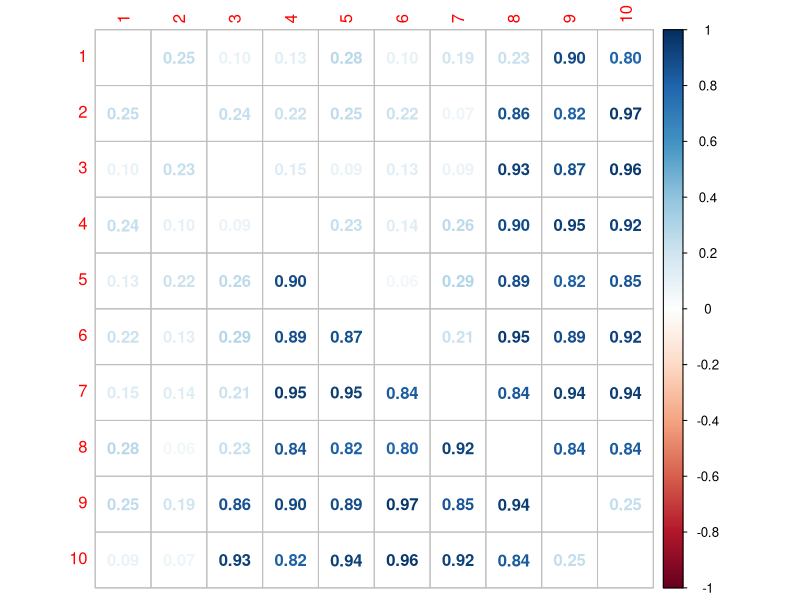
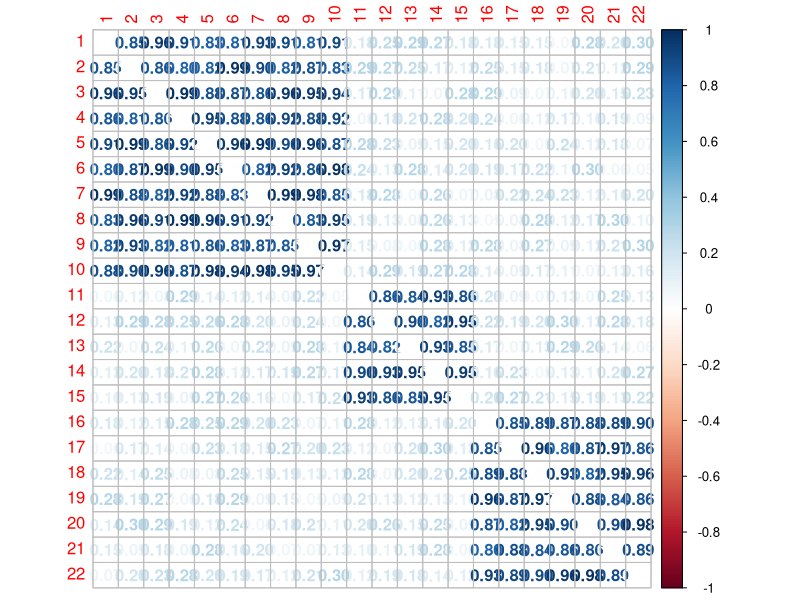
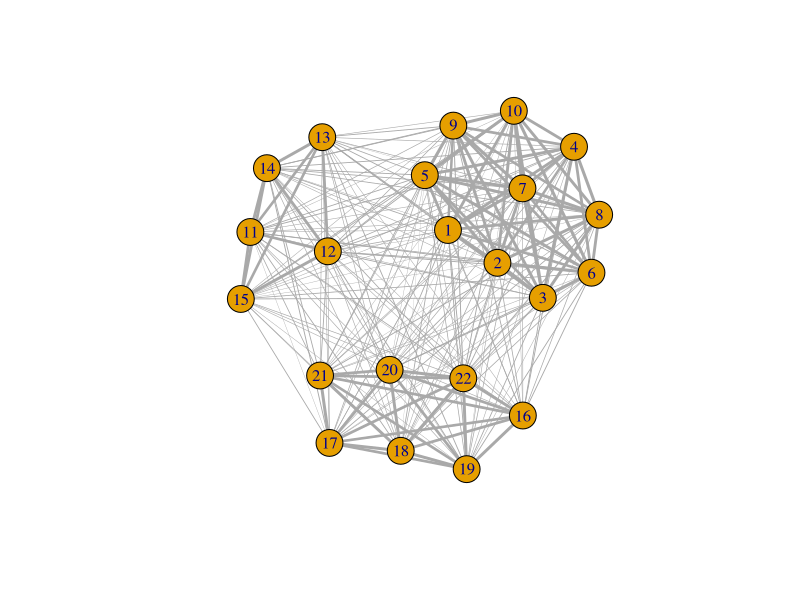

Write the R code that produced these figures, in order.
## ---- chunk 1
library("corrplot")
library("igraph")
## ---- chunk 2
synDataGenerator <- function(Lmin = 0.05, Lmax = 0.3,
                             Mmin = 0.4, Mmax = 0.7,
                             Hmin = 0.8, Hmax = 0.99,
                             nodes, Lfraction = 0.5, 
                             Mfraction = 0, Hfraction = 0.5){
  numVals = ((nodes*nodes)-nodes)/2 # the number of edges/correlation values that need to be calculated
  
  vector <- runif(numVals*Lfraction, Lmin, Lmax) # randomly choose values for lower
  vector <- append(vector, runif(numVals*Mfraction, Mmin, Mmax)) # for mid
  vector <- append(vector, runif(numVals*Hfraction, Hmin, Hmax)) # for high 
  
  mat <- matrix(0, nodes, nodes) # put together in a matrix
  mat[lower.tri(mat, diag=FALSE)] <- vector
  mat[upper.tri(mat, diag=FALSE)] <- vector
  
  return(mat)
}
## ---- chunk 3
defaultMatrix <- synDataGenerator(nodes = 10)
defaultMatrix
## ---- chunk 4
corrplot(defaultMatrix, method = "number")
## ---- chunk 5
m <- synDataGenerator(node = 22, Lfraction = 1, Hfraction = 0)
matH1 <- synDataGenerator(nodes = 10, Lfraction = 0, Hfraction = 1)
matH2 <- synDataGenerator(nodes = 5, Lfraction = 0, Hfraction = 1)
matH3 <- synDataGenerator(nodes = 7, Lfraction = 0, Hfraction = 1)

m[1:10, 1:10] <- matH1
m[11:15, 11:15] <- matH2
m[16:22, 16:22] <- matH3
## ---- chunk 6
corrplot(m, method = "number")
## ---- chunk 7
g2 <- graph_from_adjacency_matrix(m, mode = "undirected", weighted = TRUE)
E(g2)$width <- E(g2)$weight*3
plot(g2)
